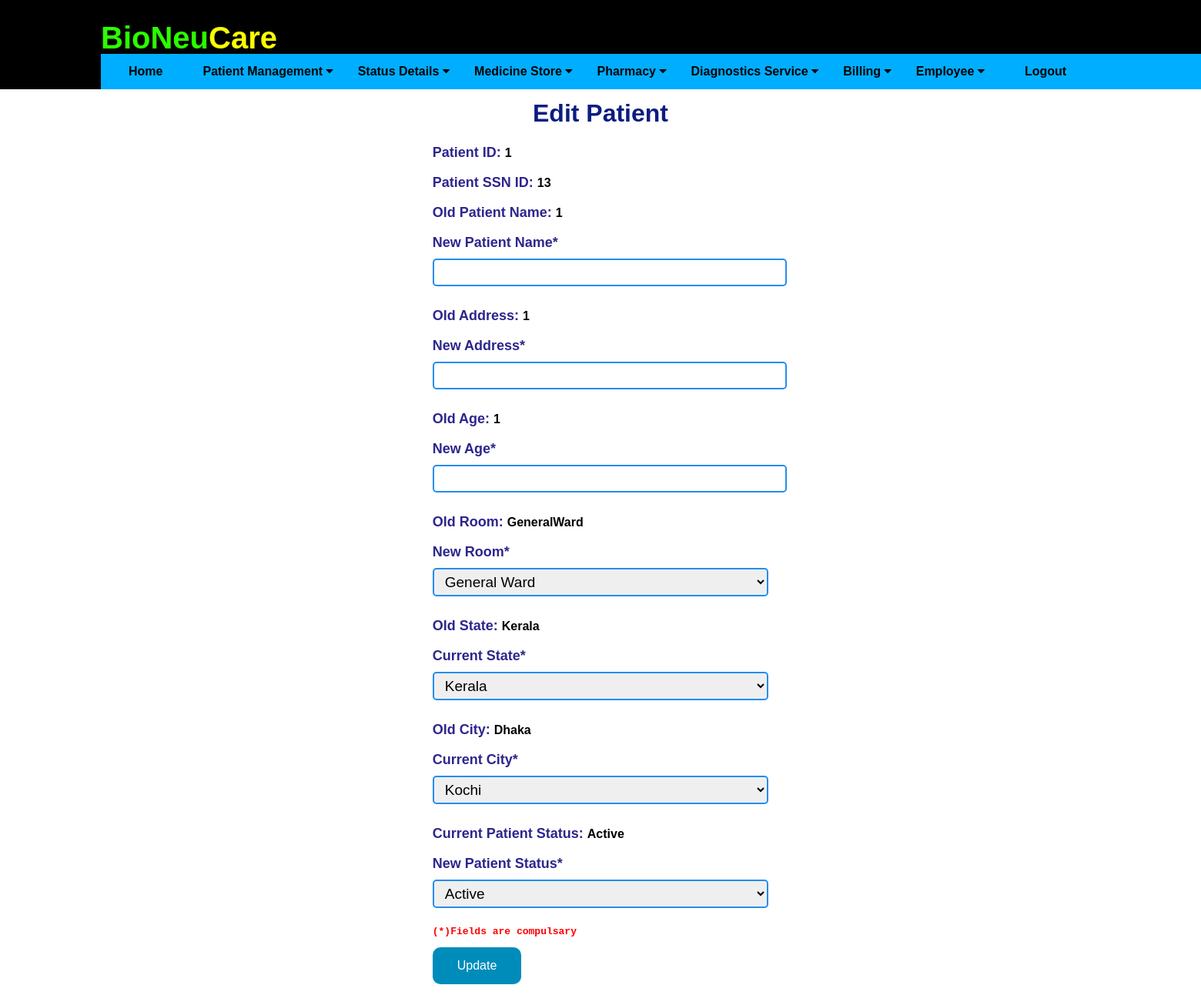
Before: /editpatientdetail/1 (signed in) with the older database file.
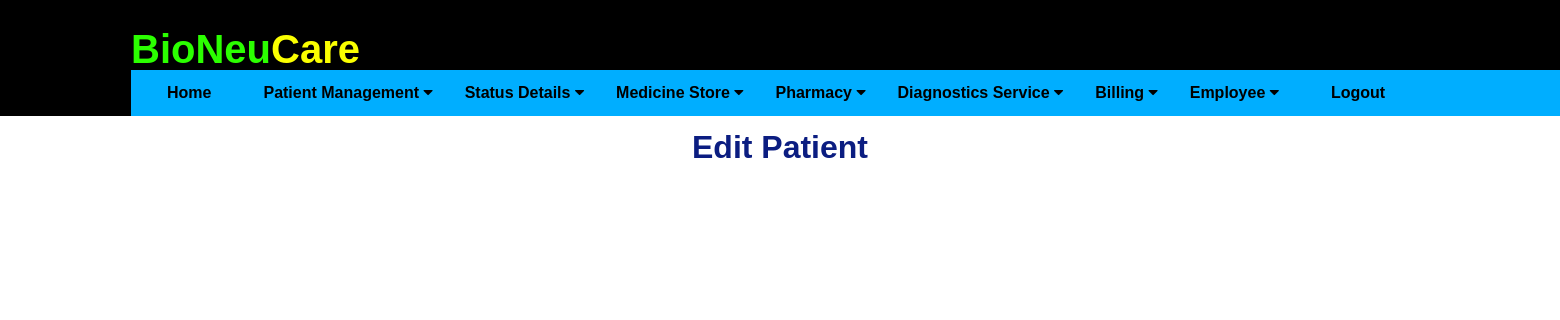
After: the same page with the newer database file.
### application/db.py (models this page shows)
class Patients(db.Model):
    __tablename__ = 'patients'
    id = db.Column(db.Integer, primary_key=True)
    ssn_id = db.Column(db.Integer)
    pname = db.Column(db.String(20), nullable=False)
    age = db.Column(db.Integer)
    date = db.Column(db.DateTime, default=datetime.now)
    ldate = db.Column(db.DateTime, default=datetime.now)
    tbed = db.Column(db.String(10))
    address = db.Column(db.String(20))
    city = db.Column(db.String(20))
    state = db.Column(db.String(20))
    status = db.Column(db.String(20))

### application/routes.py (the view, shortened to what this page needs)
@app.route('/editpatientdetail/<id>', methods=['GET', 'POST'])
def editpatientdetail(id):
    print("id is : ", id)
    if session.get('username') or session.get('recepUsername'):
        print(datetime.now())
        editpat = Patients.query.filter_by( id = id )
        return render_template('editpatientdetail.html', editpat = editpat)
    else:
        return "<h1>You do not have permission to perform this action. Please go back</h1>"

### application/templates/editpatientdetail.html (shortened to what this page needs)
{% extends "layout.html" %}
{% block content %}
<div class="form1">
    <h1 style="color: rgb(11, 29, 129); text-align: center;">Edit Patient </h1>
    {% for edit in editpat %}
    <form action="" method="POST">
        <label for="id">Patient ID:   </label> <b>{{ edit.id }}</b> <br><br>
        <label for="ssn id">Patient SSN ID: </label> <b> {{ edit.ssn_id }} </b> <br><br>
        <label for="Name">Old Patient Name:   </label> <b>{{ edit.pname }}</b> <br><br>
        <label for="New customer Name*">New Patient Name*</label>
        <input type="text" class="text1" id="npname" name="npname" required><br><br>
        <label for="Old Address">Old Address:  </label> <b>{{ edit.address }}</b> <br><br>
        <label for="New Address*">New Address*</label>
        <input type="text" class="text1" id="naddress" name="naddress" required><br><br>
        <label for="Old Age">Old Age:  </label> <b>{{ edit.age }}</b> <br><br>
        <label for="New Age*">New Age*</label>
        <input type="number" class="text1" id="nage" name="nage" min="0"  maxlength="2" required><br><br>
        <label for="Old Address">Old Room:  </label><b> {{ edit.tbed }}</b> <br><br>
        <label for="Bed">New Room*</label>
                <select id="tbed" class="text1" name="tbed">
                    <option value="GeneralWard">General Ward</option>
                </select><br><br>
                <label for="Old Address">Old State:  </label> <b> {{ edit.state }}</b> <br><br>
        <label for="state">Current State*</label>
                <select id="nstate" class="text1" name="nstate">
                    <option value="Kerala">Kerala</option>
                </select><br><br>
        <label for="Old Address">Old City:  </label> <b> {{ edit.city }}</b> <br><br>
        <label for="City">Current City*</label>
                <select id="ncity" class="text1" name="ncity">
                    <option value="Kochi">Kochi</option>
                </select><br><br>
        <label for="Old Address">Current Patient Status:  </label> <b>{{ edit.status }}</b> <br><br>
        <label for="status">New Patient Status*</label>
        <select id="status" class="text1" name="status">
            <option value="Active">Active</option>
        </select>
        <pre>(*)Fields are compulsary</pre>
        <button type="submit" class="button" >Update</button>
    </form>
    {% endfor %}
</div>
{% endblock %}

Changed rows visible on the page:
removed Patients: id "1", ssn_id "13", pname "1", address "1", age "1", tbed "GeneralWard", state "Kerala", city "Dhaka", status "Active"
